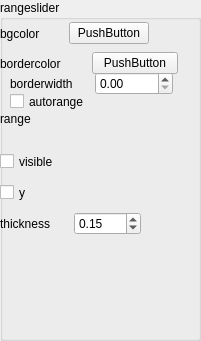
         <widget class="QGroupBox" name="groupBox_9">
          <property name="geometry">
           <rect>
            <x>590</x>
            <y>30</y>
            <width>201</width>
            <height>341</height>
           </rect>
          </property>
          <property name="title">
           <string>rangeslider</string>
          </property>
          <widget class="QCheckBox" name="checkBox_6">
           <property name="geometry">
            <rect>
             <x>10</x>
             <y>90</y>
             <width>92</width>
             <height>23</height>
            </rect>
           </property>
           <property name="text">
            <string>autorange</string>
           </property>
          </widget>
          <widget class="QLabel" name="label_80">
           <property name="geometry">
            <rect>
             <x>0</x>
             <y>110</y>
             <width>67</width>
             <height>17</height>
            </rect>
           </property>
           <property name="text">
            <string>range</string>
           </property>
          </widget>
          <widget class="QCheckBox" name="checkBox_11">
           <property name="geometry">
            <rect>
             <x>0</x>
             <y>150</y>
             <width>92</width>
             <height>23</height>
            </rect>
           </property>
           <property name="text">
            <string>visible</string>
           </property>
          </widget>
          <widget class="QCheckBox" name="checkBox_12">
           <property name="geometry">
            <rect>
             <x>0</x>
             <y>182</y>
             <width>41</width>
             <height>21</height>
            </rect>
           </property>
           <property name="text">
            <string>y</string>
           </property>
          </widget>
          <widget class="QWidget" name="">
           <property name="geometry">
            <rect>
             <x>0</x>
             <y>20</y>
             <width>149</width>
             <height>27</height>
            </rect>
           </property>
           <layout class="QHBoxLayout" name="horizontalLayout_58">
            <item>
             <widget class="QLabel" name="label_77">
              <property name="text">
               <string>bgcolor</string>
              </property>
             </widget>
            </item>
            <item>
             <widget class="QPushButton" name="pushButton_9">
              <property name="text">
               <string>PushButton</string>
              </property>
             </widget>
            </item>
           </layout>
          </widget>
          <widget class="QWidget" name="">
           <property name="geometry">
            <rect>
             <x>0</x>
             <y>50</y>
             <width>178</width>
             <height>27</height>
            </rect>
           </property>
           <layout class="QHBoxLayout" name="horizontalLayout_59">
            <item>
             <widget class="QLabel" name="label_78">
              <property name="text">
               <string>bordercolor</string>
              </property>
             </widget>
            </item>
            <item>
             <widget class="QPushButton" name="pushButton_10">
              <property name="text">
               <string>PushButton</string>
              </property>
             </widget>
            </item>
           </layout>
          </widget>
          <widget class="QWidget" name="">
           <property name="geometry">
            <rect>
             <x>10</x>
             <y>70</y>
             <width>163</width>
             <height>28</height>
            </rect>
           </property>
           <layout class="QHBoxLayout" name="horizontalLayout_60">
            <item>
             <widget class="QLabel" name="label_79">
              <property name="text">
               <string>borderwidth</string>
              </property>
             </widget>
            </item>
            <item>
             <widget class="QDoubleSpinBox" name="doubleSpinBox_11"/>
            </item>
           </layout>
          </widget>
          <widget class="QWidget" name="">
           <property name="geometry">
            <rect>
             <x>0</x>
             <y>210</y>
             <width>141</width>
             <height>28</height>
            </rect>
           </property>
           <layout class="QHBoxLayout" name="horizontalLayout_61">
            <item>
             <widget class="QLabel" name="label_81">
              <property name="text">
               <string>thickness</string>
              </property>
             </widget>
            </item>
            <item>
             <widget class="QDoubleSpinBox" name="doubleSpinBox_12">
              <property name="value">
               <double>0.150000000000000</double>
              </property>
             </widget>
            </item>
           </layout>
          </widget>
         </widget>
